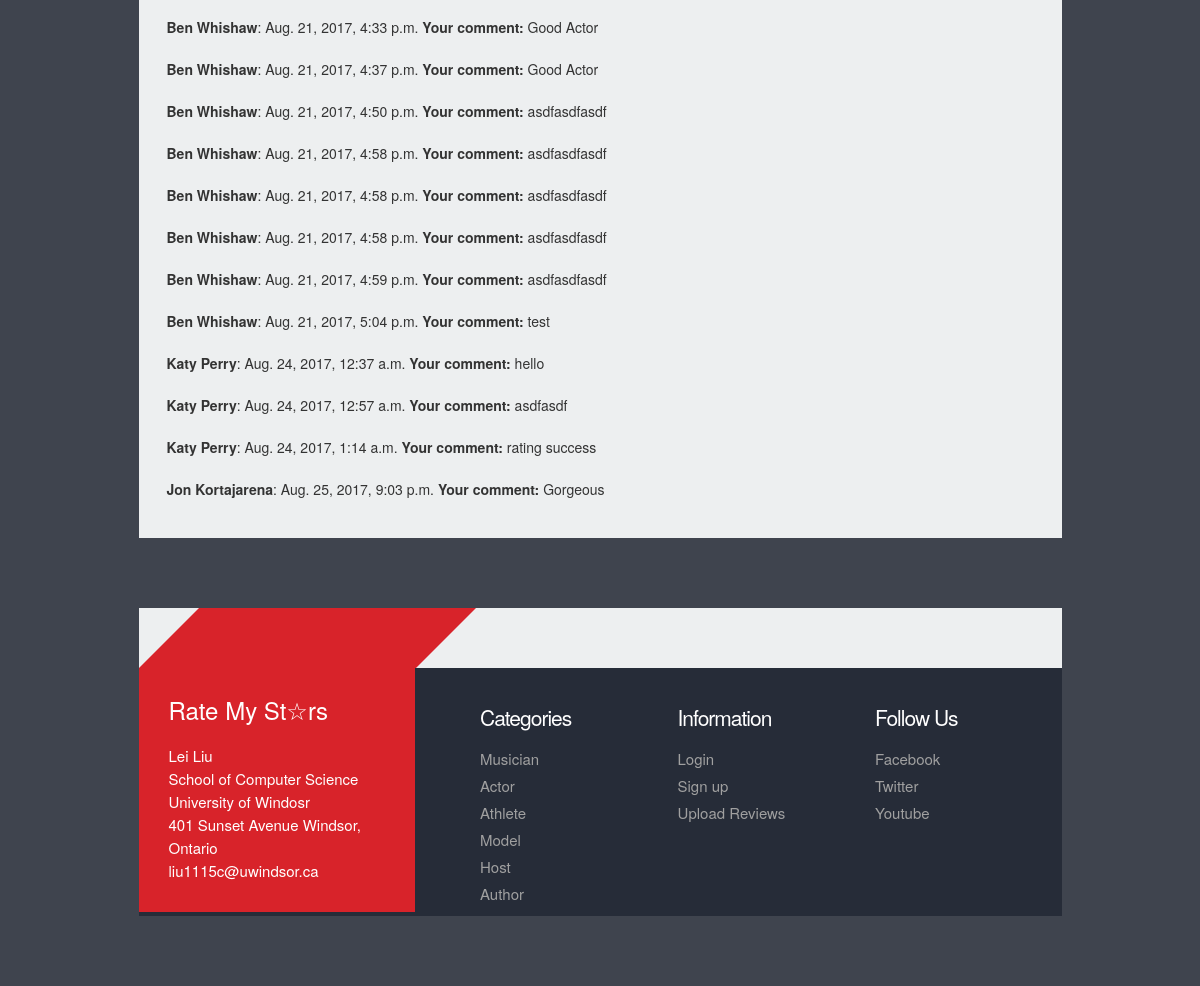
The app's page /upload (signed in, lower part), older data.
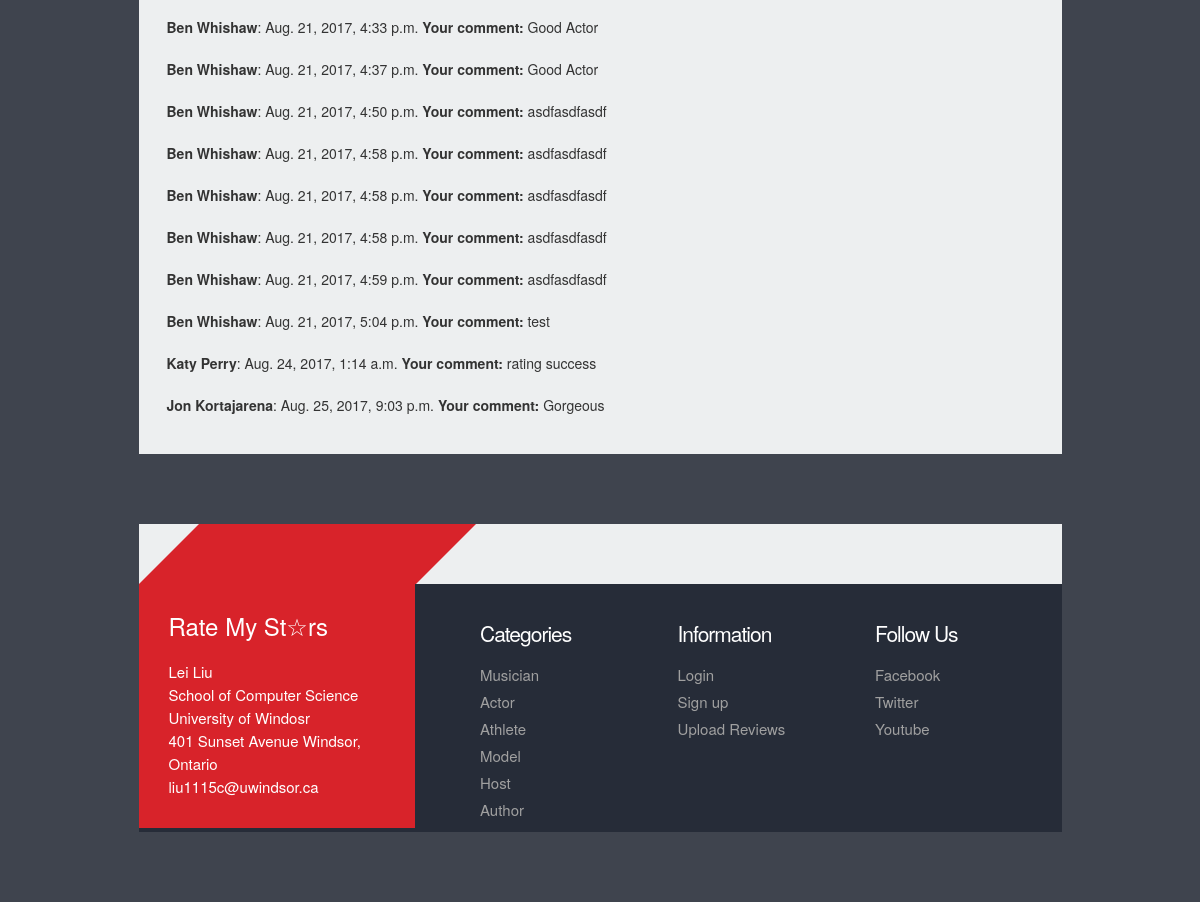
The same page, newer data.
### rating/models.py (models this page shows, shortened)
class Comment(models.Model):
    user = models.ForeignKey(R_User)
    article=models.ForeignKey(Article)
    time=models.DateTimeField()
    text=models.TextField(max_length=500)

class Article(models.Model):
    CATEGORY_CHOICES=(
        ('Musicians','Musicians'),
        ('Authors','Authors'),
        ('Actors','Actors'),
        ('Athletes','Athletes'),
        ('Models', 'Models'),
        ('Hosts','Hosts'),
    )
    author=models.ForeignKey(User,default='Username')
    date=models.DateField(default=datetime.date.today)
    title=models.CharField(max_length=100)
    age=models.PositiveIntegerField(default=0)
    category=models.CharField(choices=CATEGORY_CHOICES,max_length=100)
    nationality=models.CharField(max_length=100)
    thumbnail=models.ImageField(upload_to='article/thumbnail',default="Please uplaod a thumbnail picture.")
    banner=models.ImageField(upload_to='article/banner',default="Please upload a banner picture.")
    users= models.PositiveIntegerField(default=0)
    C1 = models.DecimalField(decimal_places=1, max_digits=2, default=Decimal(0.0))
    C2 = models.DecimalField(decimal_places=1, max_digits=2, default=Decimal(0.0))
    C3 = models.DecimalField(decimal_places=1, max_digits=2, default=Decimal(0.0))
    C4 = models.DecimalField(decimal_places=1, max_digits=2, default=Decimal(0.0))
    C5 = models.DecimalField(decimal_places=1, max_digits=2, default=Decimal(0.0))
    AVG = models.DecimalField(decimal_places=1, max_digits=2, default=Decimal(0.0))
    content=models.TextField(max_length=10000)
    def __str__(self):
        return self.title

### rating/views.py (the view, shortened to what this page needs)
# urls.py: url(r'^upload', views.upload),
def upload(request):
    username=request.user
    comment=Comment.objects.filter(user__user__username=username)
    return render(request,'upload.html',{'comment':comment})

### rating/templates/upload.html (shortened to what this page needs)
<!DOCTYPE HTML>
<html>
<head>
<link href="css/bootstrap.css" rel='stylesheet' type='text/css' />
<link href="css/style.css" rel="stylesheet" type="text/css" media="all" />
</head>
<body>
<div class="container">
    <div class="container_wrap">
        <div class="content">
            <div class="register">
                    <div class="Upload">
                        <br>
                        <br>
                        {% for c in comment %}
                            <p><strong>{{ c.article }}</strong>:    {{ c.time }}    <strong>Your comment:</strong>   {{ c.text }}</p>
                        {% endfor %}
                    </div>
            </div>
        </div>
    </div>
</div>
{% include 'footer.html' %}
</body>
</html>

Row changes from the older to the newer data that the page shows:
removed Comment: article "Katy Perry", time "Aug. 24, 2017, 12:37 a.m.", text "hello"
removed Comment: article "Katy Perry", time "Aug. 24, 2017, 12:57 a.m.", text "asdfasdf"
